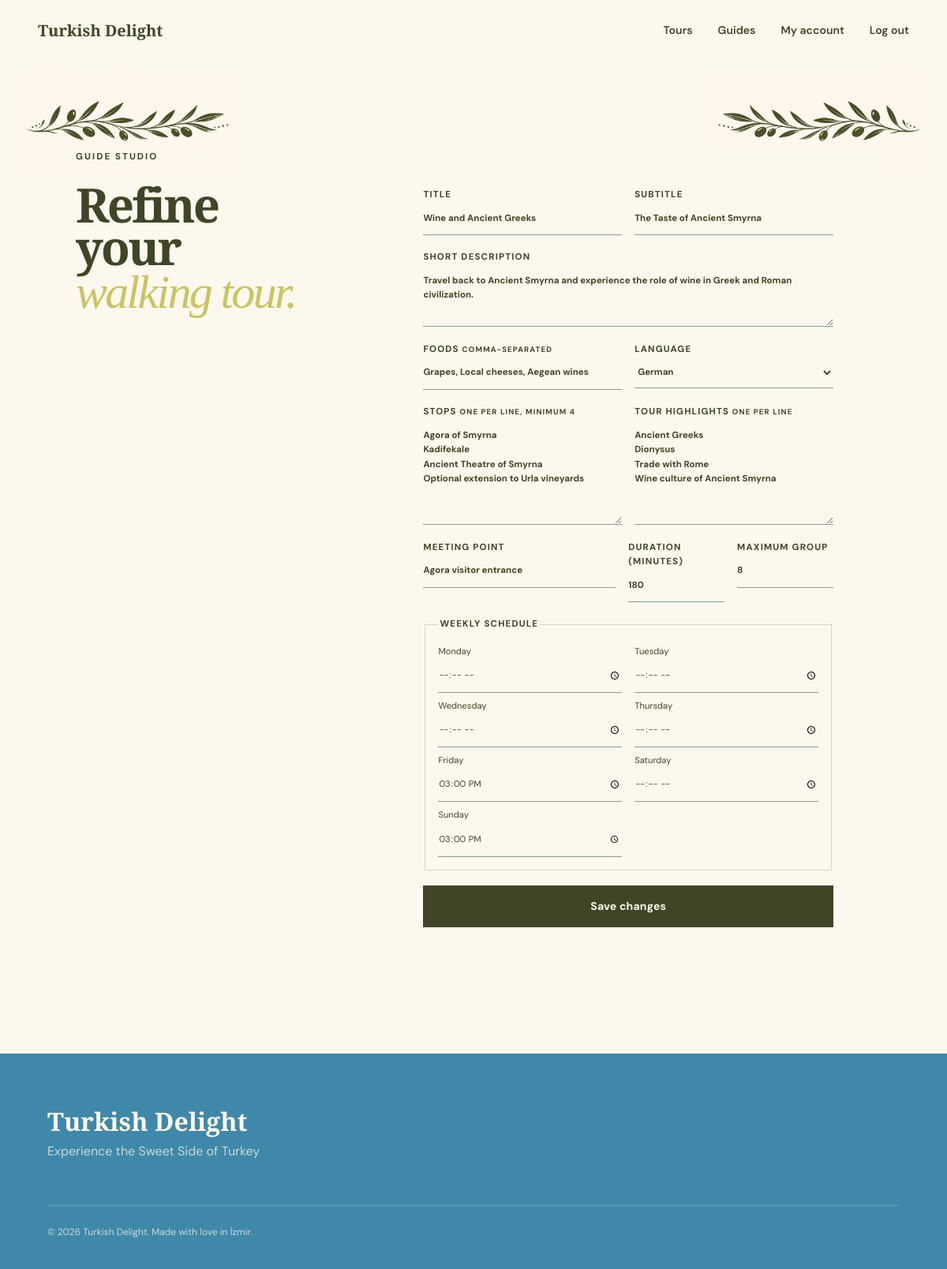
Before: /guide/tour/3/edit (signed in) with the older database file.
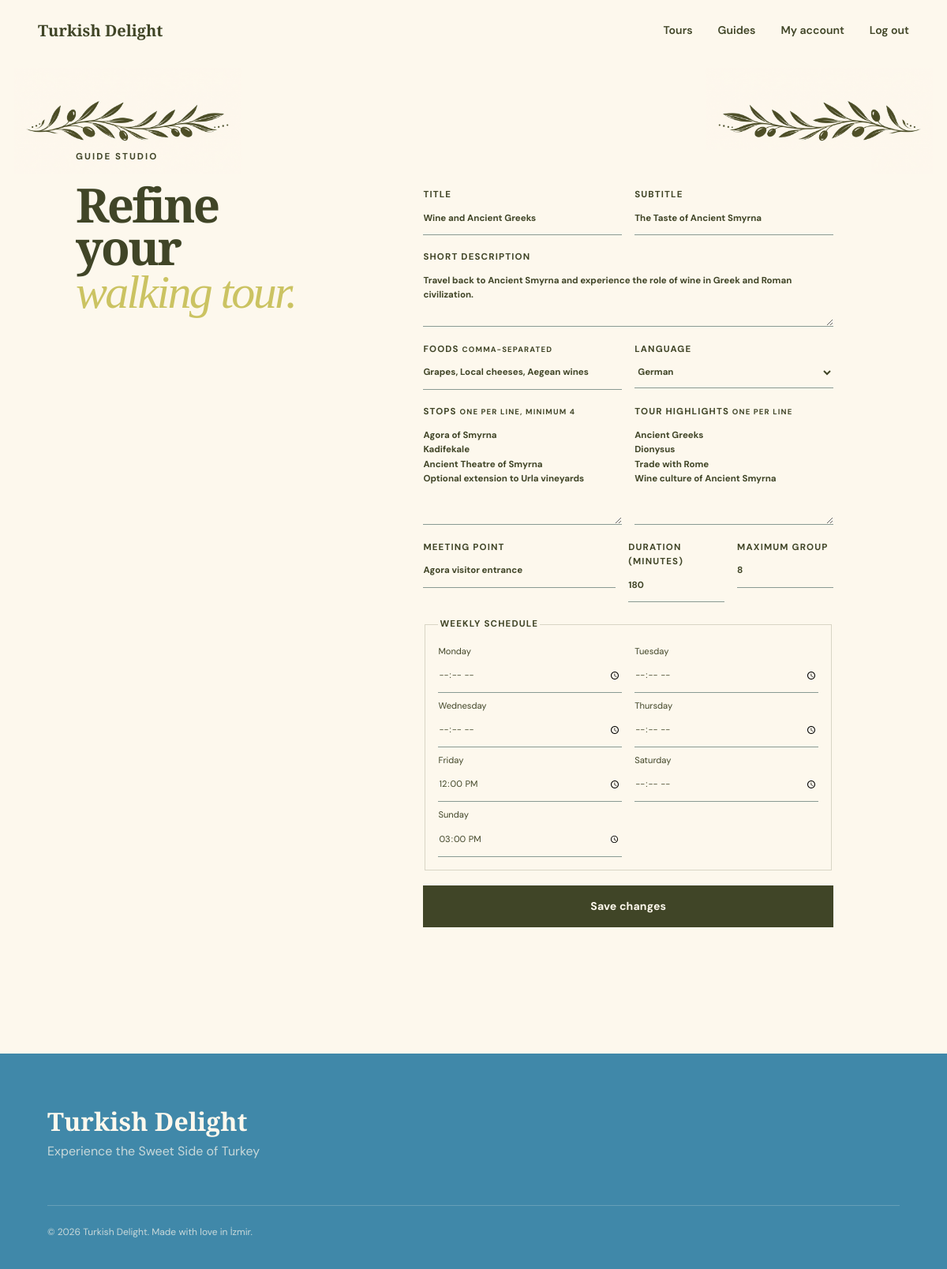
After: the same page with the newer database file.
### tables this page shows
CREATE TABLE tours (
  id INTEGER PRIMARY KEY AUTOINCREMENT, guide_id INTEGER NOT NULL REFERENCES users(id),
  title TEXT NOT NULL, subtitle TEXT NOT NULL, description TEXT NOT NULL, story TEXT NOT NULL,
  final_message TEXT NOT NULL, foods TEXT NOT NULL, stops TEXT NOT NULL, story_points TEXT NOT NULL,
  meeting_point TEXT NOT NULL, duration INTEGER NOT NULL CHECK(duration > 0),
  language TEXT NOT NULL, capacity INTEGER NOT NULL CHECK(capacity > 0)
);

CREATE TABLE schedules (
  tour_id INTEGER NOT NULL REFERENCES tours(id) ON DELETE CASCADE,
  weekday INTEGER NOT NULL CHECK(weekday BETWEEN 0 AND 6), start_time TEXT NOT NULL,
  PRIMARY KEY(tour_id, weekday)
);

### app.py (the view, shortened to what this page needs)
@app.route("/guide/tour/<int:tour_id>/edit", methods=["GET", "POST"])
@role_required("guide")
def edit_tour(tour_id):
    db = get_db()
    row = tourdb.get_tour(db, tour_id, current_user.id)
    if not row: abort(404)
    has_reservations = tourdb.has_tour_reservations(db, tour_id)
    schedule = tourdb.schedule_map(db, tour_id)
    return render_template("tour_form.html", tour=tour_from_row(row), languages=current_user.languages,
                           schedule=schedule, locked=has_reservations)

### app.py (called while the page is built)
def get_db():
    if "db" not in g:
        g.db = sqlite3.connect(DATABASE)
        g.db.row_factory = sqlite3.Row
        g.db.execute("PRAGMA foreign_keys = ON")
    return g.db

@login_manager.user_loader
def load_user(user_id):
    return userdb.get_user(get_db(), user_id)

def csrf_token():
    if "csrf_token" not in session:
        session["csrf_token"] = secrets.token_hex(24)
    return session["csrf_token"]

@app.before_request
def verify_csrf():
    if request.method == "POST" and request.form.get("csrf_token") != session.get("csrf_token"):
        abort(400, "Invalid or missing form token.")

def role_required(role):
    def decorator(view):
        @wraps(view)
        @login_required
        def wrapped(*args, **kwargs):
            if current_user.role != role:
                abort(403)
            return view(*args, **kwargs)
        return wrapped
    return decorator

def tour_images(tour_id):
    files = sorted((BASE_DIR / "static").glob(f"Tour{tour_id}_*"))
    return [f.name for f in files if f.is_file()]

def guide_image(filename):
    filename = filename or DEFAULT_GUIDE_IMAGE
    relative = Path(filename)
    if relative.is_absolute() or ".." in relative.parts:
        return DEFAULT_GUIDE_IMAGE
    return filename if (BASE_DIR / "static" / relative).is_file() else DEFAULT_GUIDE_IMAGE

def tour_from_row(row):
    tour = dict(row)
    tour["foods"] = json.loads(tour["foods"])
    tour["stops"] = json.loads(tour["stops"])
    tour["story_points"] = json.loads(tour["story_points"])
    tour["images"] = tour_images(tour["id"])
    tour["guide_image"] = guide_image(tour.get("guide_image"))
    return tour

### tourdb.py (called while the page is built)
def get_tour(db, tour_id, guide_id=None):
    query = "SELECT * FROM tours WHERE id=?"
    params = [tour_id]
    if guide_id is not None:
        query += " AND guide_id=?"
        params.append(guide_id)
    return db.execute(query, params).fetchone()

def schedules_for_tour(db, tour_id):
    return db.execute(
        "SELECT weekday,start_time FROM schedules WHERE tour_id=? ORDER BY weekday", (tour_id,)
    ).fetchall()

def schedule_map(db, tour_id):
    return {row["weekday"]: row["start_time"] for row in schedules_for_tour(db, tour_id)}

def has_tour_reservations(db, tour_id):
    return bool(db.execute("SELECT 1 FROM reservations WHERE tour_id=?", (tour_id,)).fetchone())

### userdb.py (called while the page is built)
def get_user(db, user_id):
    row = db.execute("SELECT * FROM users WHERE id=?", (user_id,)).fetchone()
    return User(row) if row else None

### templates/tour_form.html (shortened to what this page needs)
{% extends "base.html" %}
{% block content %}
  <section class="form-page">
    <img
      class="tour-form-decoration tour-form-decoration-left"
      src="{{ url_for('static', filename='decoration2.png') }}"
      alt=""
      aria-hidden="true"
    >
    <img
      class="tour-form-decoration tour-form-decoration-right"
      src="{{ url_for('static', filename='decoration2.png') }}"
      alt=""
      aria-hidden="true"
    >
    <div>
      <p class="eyebrow">Guide studio</p>
      <h1>{{ 'Refine your' if tour else 'Create a new' }}<br><em>walking tour.</em></h1>
    </div>
    <form method="post" enctype="multipart/form-data" class="editor-form">
      <div class="form-row">
        <label>
          Title
          <input name="title" required value="{{ tour.title if tour else '' }}">
        </label>
        <label>
          Subtitle
          <input name="subtitle" required value="{{ tour.subtitle if tour else '' }}">
        </label>
      </div>
      <label>
        Short description
        <textarea name="description" rows="3" required>{{ tour.description if tour else '' }}</textarea>
      </label>
      <div class="form-row">
        <label>
          Foods <small>comma-separated</small>
          <input name="foods" value="{{ tour.foods|join(', ') if tour else '' }}">
        </label>
        <label>
          Language
          <select name="language" required {% if locked %}disabled{% endif %}>
            {% for language in languages %}
              <option {% if tour and tour.language == language %}selected{% endif %}>{{ language }}</option>
            {% endfor %}
          </select>
        </label>
      </div>
      <div class="form-row">
        <label>
          Stops <small>one per line, minimum 4</small>
          <textarea name="stops" rows="6" required>{{ tour.stops|join('\n') if tour else '' }}</textarea>
        </label>
        <label>
          Tour highlights <small>one per line</small>
          <textarea name="story_points" rows="6">{{ tour.story_points|join('\n') if tour else '' }}</textarea>
        </label>
      </div>
      <div class="form-row three">
        <label>
          Meeting point
          <input
            name="meeting_point"
            required
            value="{{ tour.meeting_point if tour else '' }}"
          >
        </label>
        <label>
          Duration (minutes)
          <input
            type="number"
            name="duration"
            min="30"
            required
            value="{{ tour.duration if tour else 120 }}"
          >
        </label>
        <label>
          Maximum group
          <input
            type="number"
            name="capacity"
            min="1"
            required
            value="{{ tour.capacity if tour else 10 }}"
          >
        </label>
      </div>
      <fieldset>
        <legend>Weekly schedule</legend>
        <div class="schedule-grid">
          {% for day in range(7) %}
            <label>
              {{ weekdays[day] }}
              <input
                type="time"
                name="day_{{ day }}"
                value="{{ schedule.get(day, '') }}"
              >
            </label>
          {% endfor %}
        </div>
      </fieldset>
      <button class="button button-dark" type="submit">{{ 'Save changes' if tour else 'Create tour' }}</button>
    </form>
  </section>
{% endblock %}

### templates/base.html (shortened to what this page needs)
<!doctype html>
<html lang="en">
  <head>
    <link rel="stylesheet" href="{{ url_for('static', filename='style.css') }}">
  </head>
  <body>
    <header class="site-header{% if request.endpoint == 'home' %} site-header-overlay{% endif %}" data-header>
      <a class="brand" href="{{ url_for('home') }}" aria-label="Turkish Delight home">
        <span>Turkish Delight</span>
      </a>
      <nav id="site-nav" class="site-nav" aria-label="Main navigation" data-nav>
        <a href="{{ url_for('home') }}#tours">Tours</a>
        <a href="{{ url_for('guides') }}">Guides</a>
        {% if current_user.is_authenticated %}
          {% if current_user.role == 'admin' %}
            <a href="{{ url_for('admin_dashboard') }}">Administration</a>
          {% else %}
            <a href="{{ url_for('profile') }}">My account</a>
          {% endif %}
          <form action="{{ url_for('logout') }}" method="post" class="nav-form">
            <button class="text-button" type="submit">Log out</button>
          </form>
        {% else %}
          <a href="{{ url_for('login') }}">Log in</a>
          <a class="button button-small" href="{{ url_for('register') }}">Join a tour</a>
        {% endif %}
      </nav>
    </header>
    <main id="main">
      {% block content %}{% endblock %}
    </main>
    <footer class="site-footer">
      <div>
        <a class="footer-brand" href="{{ url_for('home') }}">Turkish Delight</a>
        <p>Experience the Sweet Side of Turkey</p>
      </div>
      <p class="copyright">© 2026 Turkish Delight. Made with love in İzmir.</p>
    </footer>
  </body>
</html>

### static/styles/variables.css (style rules this page uses)
:root { --ink: #404527; --deep: #4088A9; --cream: #FDF8ED; --paper: #FDF8ED; --clay: #84287E; --gold: #CBC362; --sea: #4088A9; --line: rgba(64, 69, 39, .2); --serif: "Playfair Display", Georgia, serif; --sans: "DM Sans", Arial, sans-serif }

### static/styles/base.css (style rules this page uses)
* { box-sizing: border-box }
html { scroll-behavior: smooth }
body { margin: 0; background: var(--paper); color: var(--ink); font-family: var(--sans); font-size: 16px; line-height: 1.6 }
img { display: block; max-width: 100% }
a { color: inherit; text-decoration: none }
button, input, select, textarea { font: inherit; color: inherit }
button { cursor: pointer }

### static/styles/navigation.css (style rules this page uses)
.site-header { height: 78px; padding: 0 4vw; display: flex; align-items: center; justify-content: space-between; background: var(--paper); position: relative; z-index: 30; border-bottom: 1px solid transparent }
.brand { font-family: var(--serif); font-size: 1.25rem; font-weight: 600; display: flex; align-items: center; gap: .7rem }
.site-nav { display: flex; align-items: center; gap: 2rem; font-size: .88rem; font-weight: 600 }
.site-nav a:not(.button), .text-button { position: relative }
.site-nav a:not(.button):after { content: ""; position: absolute; left: 0; right: 100%; bottom: -4px; border-bottom: 1px solid; transition: .2s }
.nav-form { margin: 0 }
.text-button { border: 0; background: transparent; padding: 0; font-weight: 600 }
.button { display: inline-flex; align-items: center; justify-content: center; gap: .5rem; background: var(--gold); color: var(--deep); border: 0; padding: .95rem 1.35rem; font-weight: 700; font-size: .88rem; letter-spacing: .01em; transition: transform .2s, background .2s }
.button-dark { background: var(--ink); color: var(--paper) }

### static/styles/shared-components.css (style rules this page uses)
.eyebrow { text-transform: uppercase; letter-spacing: .18em; font-size: .72rem; font-weight: 700; margin: 0 0 1.5rem }
.hero h1, .auth-panel h1, .dashboard h1, .form-page h1, .error-page h1 { font: 600 clamp(3.5rem, 7.5vw, 7.4rem)/.9 var(--serif); letter-spacing: -.045em; margin: .1em 0 .28em }
.hero h1 em, h2 em, .auth-panel h1 em, .form-page h1 em { color: var(--gold); font-weight: 500 }
.stack-form, .editor-form { display: flex; flex-direction: column; gap: 1.2rem }
.stack-form>label, .editor-form>label, .form-row label, .mini-form label, .booking-card label { font-size: .72rem; font-weight: 700; text-transform: uppercase; letter-spacing: .1em }
.stack-form input, .editor-form input, .editor-form textarea, .editor-form select, .mini-form input, .booking-card select, .booking-card input { display: block; width: 100%; border: 0; border-bottom: 1px solid rgba(23, 63, 58, .5); background: transparent; padding: .7rem 0; outline: none; text-transform: none; letter-spacing: normal }
.site-footer { background: #0d2b27; color: white; padding: 4rem 5vw 2rem; display: grid; grid-template-columns: 1fr auto; gap: 3rem }
.footer-brand { font: 600 2rem var(--serif) }
.site-footer p { margin: .25rem 0; color: rgba(255, 255, 255, .65) }
.copyright { grid-column: 1/-1; border-top: 1px solid rgba(255, 255, 255, .16); padding-top: 1.5rem !important; font-size: .75rem }

### static/styles/tour-account-components.css (style rules this page uses)
.form-row { display: grid; grid-template-columns: 1fr 1fr; gap: 1rem }
.form-row.three { grid-template-columns: 2fr 1fr 1fr }
.auth-panel fieldset, .editor-form fieldset { border: 1px solid var(--line); padding: 1rem }
.auth-panel legend, .editor-form legend { font-size: .72rem; font-weight: 700; text-transform: uppercase; letter-spacing: .1em }
.form-page { padding: 7rem 8vw; display: grid; grid-template-columns: .65fr 1.35fr; gap: 8vw; position: relative; overflow: hidden }
.tour-form-decoration { position: absolute; top: .5rem; width: min(24vw, 310px); height: auto; pointer-events: none; user-select: none }
.tour-form-decoration-left { left: 1.5vw }
.tour-form-decoration-right { right: 1.5vw; transform: scaleX(-1) }
.form-page>div, .form-page>form { position: relative; z-index: 1 }
.form-page h1 { font-size: clamp(3rem, 5vw, 5rem) }
.editor-form { background: var(--cream); padding: 3rem }
.editor-form textarea { resize: vertical }
.schedule-grid { display: grid; grid-template-columns: repeat(2, 1fr); gap: .5rem 1rem }
.schedule-grid label { font-size: .7rem }

### static/styles/theme-layout.css (style rules this page uses)
.site-footer { background: var(--deep); color: var(--paper) }
.site-footer p { color: rgba(253, 248, 237, .72) }
.copyright { border-color: rgba(253, 248, 237, .2) }

Changed rows visible on the page:
removed schedules: get "15:00"
added schedules: get "12:00"
